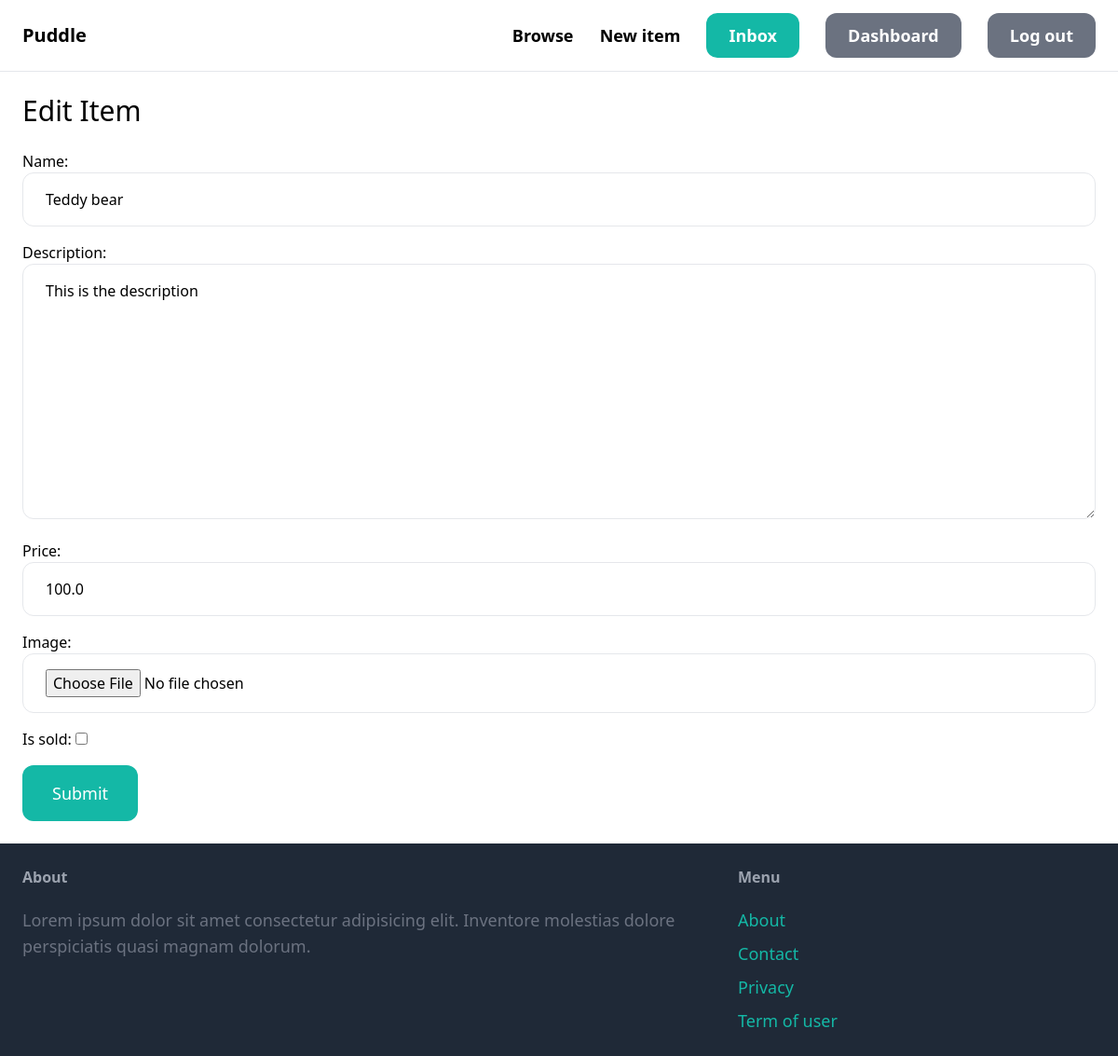
Screenshot of /items/1/edit/ (signed in) with the database file from the repository.
### item/models.py (models this page shows, shortened)
class Item(models.Model):
    category = models.ForeignKey(
        Category, related_name="items", on_delete=models.CASCADE
    )
    name = models.CharField(max_length=255)
    description = models.TextField(blank=True, null=True)
    price = models.FloatField()
    image = models.ImageField(upload_to="items_images", blank=True, null=True)
    is_sold = models.BooleanField(auto_created=False)
    created_by = models.ForeignKey(User, related_name="items", on_delete=models.CASCADE)
    created_at = models.DateTimeField(auto_now_add=True)

### item/views.py (the view)
# urls.py: path("<int:pk>/edit/", views.edit, name="edit"),
@login_required
def edit(request, pk):
    item = get_object_or_404(Item, pk=pk, created_by=request.user)
    if request.method == "POST":
        form = EditItemForm(request.POST, request.FILES, instance=item)
        if form.is_valid():
            form.save()
            return redirect("item:detail", pk=item.id)
    else:
        form = EditItemForm(instance=item)
    return render(request, "item/form.html", {"form": form, "title": "Edit Item"})

### item/form.py
class EditItemForm(forms.ModelForm):
    class Meta:
        model = Item
        fields = ("name", "description", "price", "image", "is_sold")
        widgets = {
            "name": forms.TextInput(attrs={"class": INPUT_CLASSES}),
            "description": forms.Textarea(attrs={"class": INPUT_CLASSES}),
            "price": forms.TextInput(attrs={"class": INPUT_CLASSES}),
            "image": forms.FileInput(attrs={"class": INPUT_CLASSES}),
        }

### item/templates/item/form.html (shortened to what this page needs)
{% extends 'core/base.html' %}
{% block content %}
    <h1 class="mb-6 text-3xl">{{ title }}</h1>
    <form action="." method="post" enctype="multipart/form-data">
        <div class="space-y-4">{{ form.as_p }}</div>
        <button class="mt-4 py-4 px-8 text-lg bg-teal-500 hover:bg-teal-700 rounded-xl text-white">Submit</button>
    </form>
{% endblock %}

### rows the page displays
Item: name "Teddy bear", description "This is the description", price "100.0"

### other values shown
{{ title }} "Edit Item"
